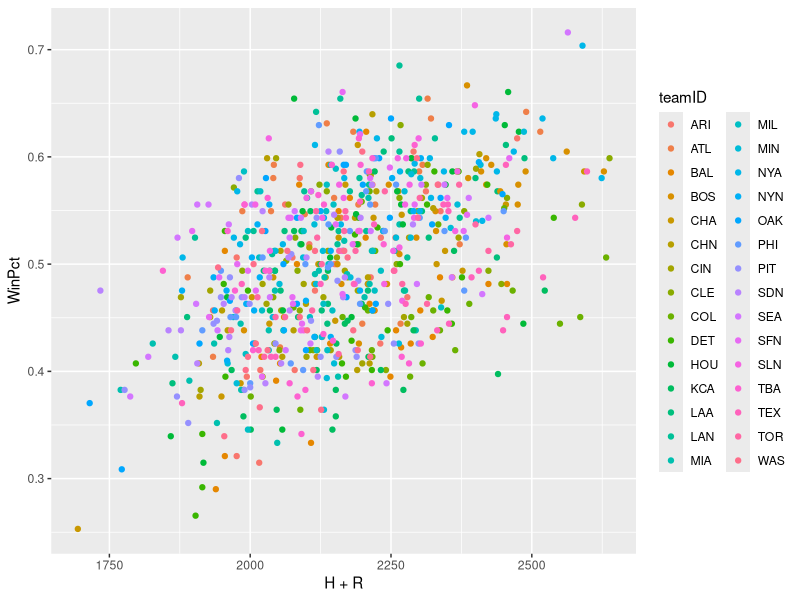
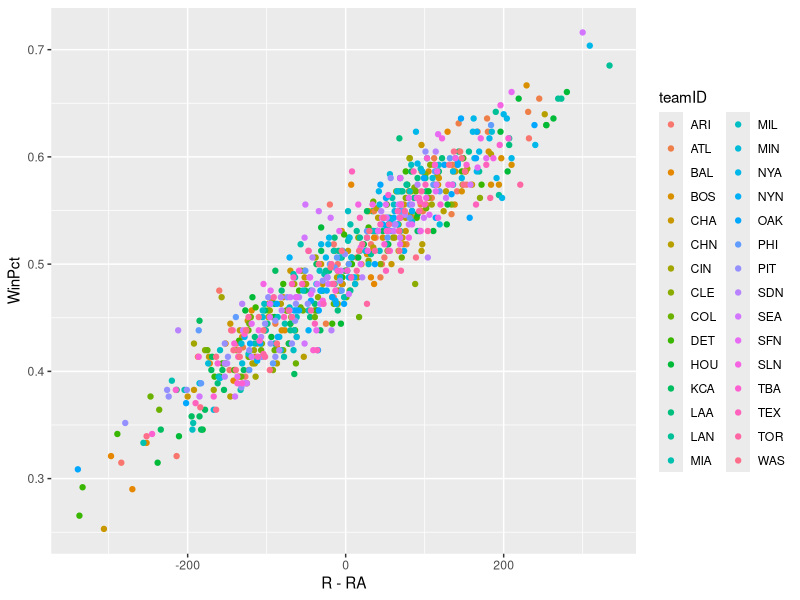
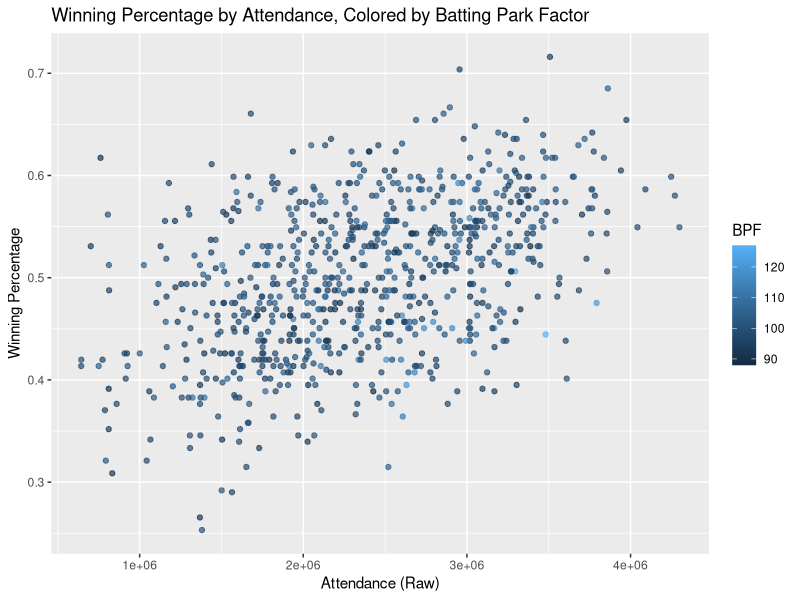
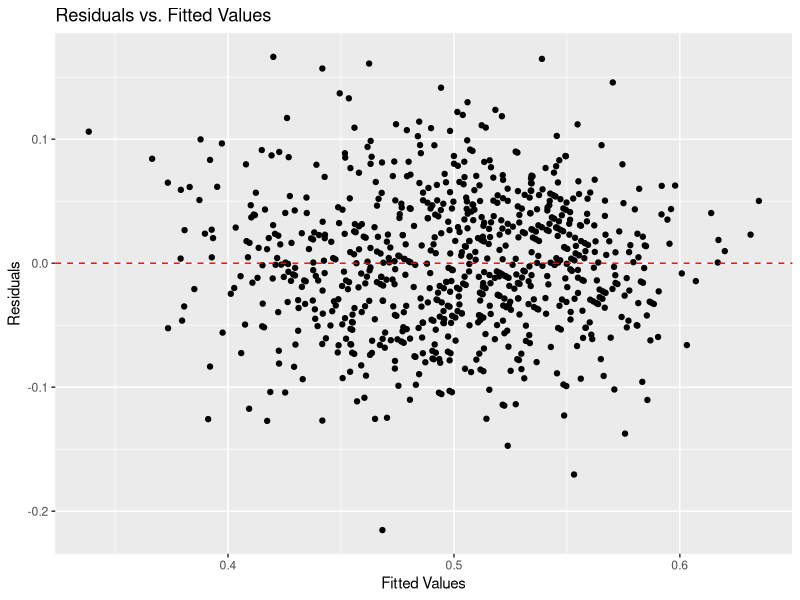
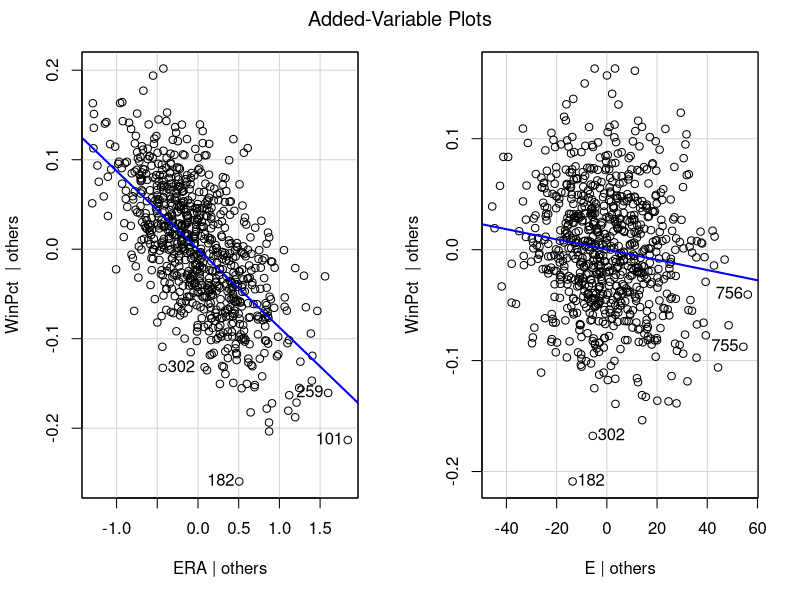
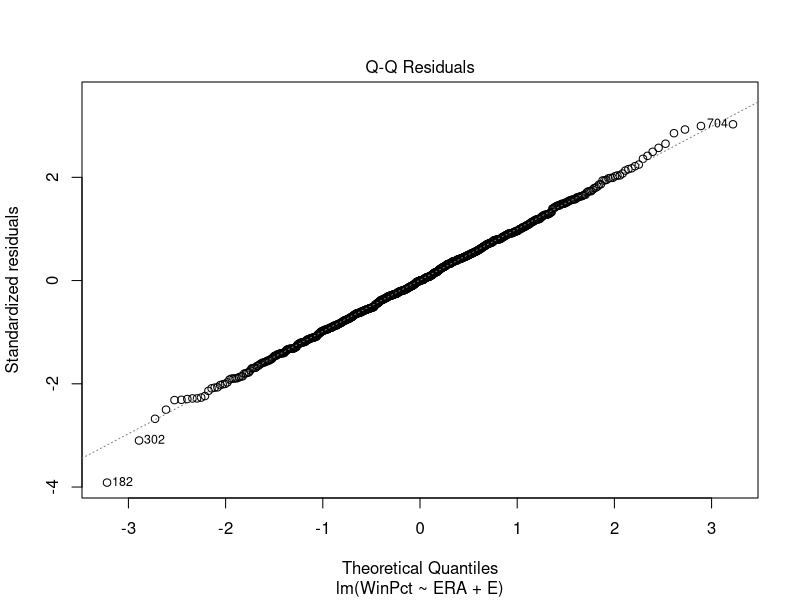
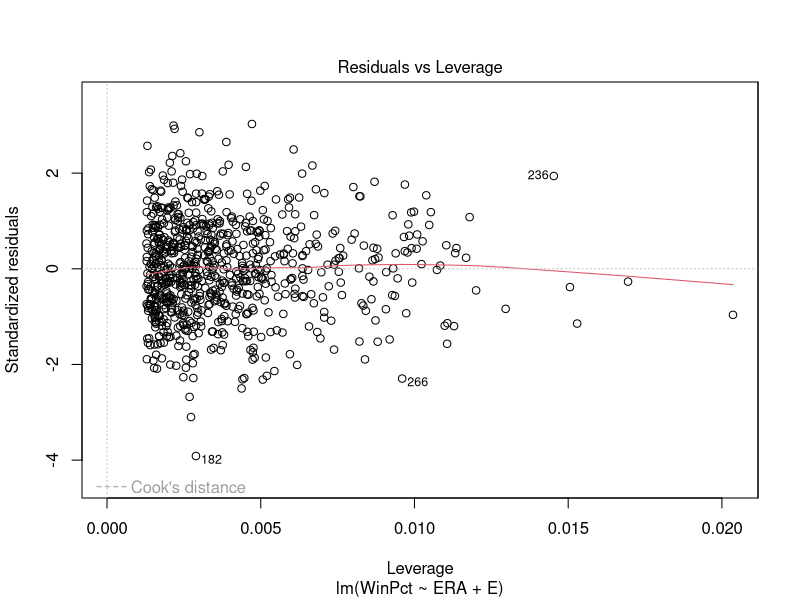

The R script that drew these images, in order:
## ---- chunk 1
library(tidyverse)
library(readxl)
library(ggplot2)
library(car)
## ---- chunk 2
baseball <- read_csv("Teams.csv")
baseball <- baseball |>
  select(yearID, teamID, Rank, W, H, R, RA, ERA, E, BPF, attendance, L) |>
  filter(yearID >= 1998 & yearID != 2020) |>
  mutate(
    WinPct = W / (W + L)
  ) |>
  select(yearID:W, WinPct, everything(), -L)

View(baseball)

baseball_simplified <- baseball |>
  select(yearID, Rank, W, WinPct, H, R, RA, ERA, E, BPF, attendance)
## ---- chunk 3
ggplot(data = baseball, aes(x=H + R, y=WinPct, color = teamID)) +
  geom_point()

## ---- chunk 4
ggplot(baseball, aes(x=R - RA, y=WinPct, color = teamID)) +
  geom_point()
## ---- chunk 5

ggplot(data = baseball, aes(x = attendance, y = WinPct, color = BPF)) +
  geom_point(alpha = 0.7) +
  labs(
    title = "Winning Percentage by Attendance, Colored by Batting Park Factor",
    x = "Attendance (Raw)",
    y = "Winning Percentage",
    color = "BPF"
  )

## ---- chunk 6
lm.fit = lm(WinPct~ERA+E, data = baseball_simplified)
## ---- chunk 7
#E

model_data <- fortify(lm.fit)
ggplot(model_data, aes(x = .fitted, y = .resid)) +
  geom_point() +
  geom_hline(yintercept = 0, linetype = "dashed", color = "red") +
  labs(
    title = "Residuals vs. Fitted Values",
    x = "Fitted Values",
    y = "Residuals"
  )
#L
avPlots(lm.fit)
summary(lm.fit)
## ---- chunk 8
#Multicollinearity

vif(lm.fit)
## ---- chunk 9
#N
plot(lm.fit, which = 2)

## ---- chunk 10
#influential points
plot(lm.fit, which = 5)
